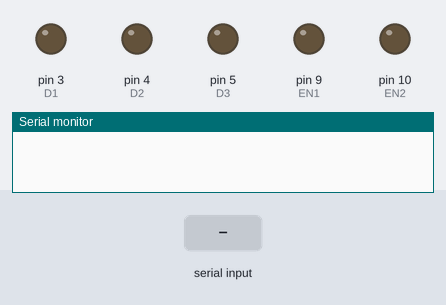
This sketch was run on a simulated Arduino Uno, built with avr-gcc and run on an emulated ATmega328P. Shown: output pins drawn as LEDs (lit = HIGH), the last lines printed to the serial monitor. Inputs (shaded band) come from the test bench. Pins used as bus, display or sensor lines are not drawn.

Above: at 1.2 s.
1.3 s: "forward" received over the second serial link
At 2.8 s:
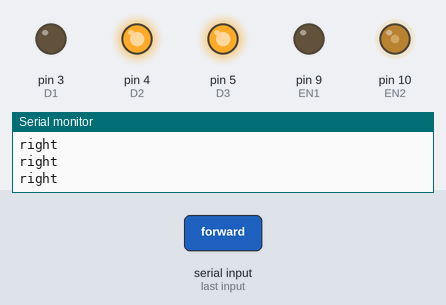
Timing chart, 0 to 4.3 s (numbered marks = the images above; inputs shaded):
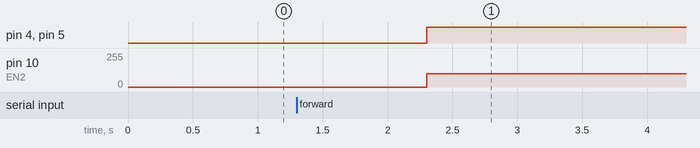

The sketch:

voice_ctrl.ino
```cpp
#include <SoftwareSerial.h>
#define D1 3
#define D2 4
#define D3 5
#define D4 6
#define EN1 9
#define EN2 10
String value;
int TX0=11;
int RX0=10;
SoftwareSerial bluetooth(TX0,RX0);


void setup() {
  pinMode(D1,OUTPUT);
  pinMode(D2,OUTPUT);
  pinMode(D3,OUTPUT);
  pinMode(D4,OUTPUT);
  pinMode(EN1,OUTPUT);
  pinMode(EN2,OUTPUT);
  Serial.begin(9600);

  // put your setup code here, to run once:

}

void loop() {
  Serial.println(value);
  if(bluetooth.available()){
    value=bluetooth.readString();
    if(value=="forward"){
      analogWrite(EN1,100);
    analogWrite(EN2,100);
    digitalWrite(D1,LOW);
    digitalWrite(D2,HIGH);
    digitalWrite(D3,LOW);
    digitalWrite(D4,HIGH);
    }
    if(value="backward"){
    analogWrite(EN1,100);
    analogWrite(EN2,100);
    digitalWrite(D1,LOW);
    digitalWrite(D2,HIGH);
    digitalWrite(D3,LOW);
    digitalWrite(D4,HIGH);
    }
    if(value="left"){
      analogWrite(EN1,100);
    analogWrite(EN2,0);
    digitalWrite(D1,HIGH);
    digitalWrite(D2,LOW);
    digitalWrite(D3,LOW);
    digitalWrite(D4,HIGH);
   }
   if(value="right"){
    analogWrite(EN1,0);
    analogWrite(EN2,100);
    digitalWrite(D1,LOW);
    digitalWrite(D2,HIGH);
    digitalWrite(D3,HIGH);
    digitalWrite(D4,LOW);

   }

    }


  // put your main code here, to run repeatedly:

}
```

Measured:
- after the input at 1.3 s, pin 4 (D2), pin 5 (D3): LOW → HIGH after 1.0 s; pin 10 (EN2): 0/255 → 100/255 after 1.0 s
